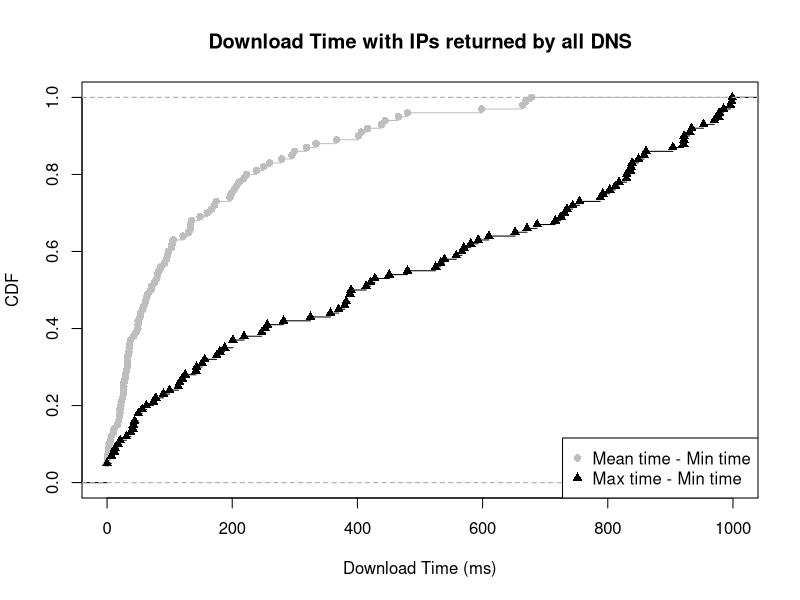

This chart was generated by the following R code:
mean_min <- c(6.611111, 86.138889, 171.662921, 32.388889, 71.659091, 130.750000, 5.666667, 49.083333, 198.316667, 29.500000, 83.078740, 57.138889, 121.416667, 18.500000, 416.545500, 279.090909, 259.845000, 3.444444, 61.291667, 0.363636, 0.000000, 46.250000, 26.272727, 102.632667, 92.166667, 97.951889, 480.014792, 20.583333, 10.166667, 25.142857, 3.000000, 79.458333, 37.333333, 218.610000, 133.638889, 0.000000, 222.660000, 465.497333, 202.906667, 22.000000, 30.777778, 167.249167, 299.166000, 33.486111, 26.944444, 42.283333, 135.055556, 26.333333, 401.608889, 35.812500, 318.594103, 677.926667, 22.652778, 249.999167, 26.833333, 295.387778, 406.196333, 0.000000, 0.000000, 366.798667, 53.500000, 663.859333, 210.906467, 174.388333, 148.633000, 11.325000, 69.953908, 28.925926, 2.833333, 62.723298, 34.916667, 96.833333, 0.835616, 32.750000, 35.440417, 49.650794, 59.092593, 0.000000, 238.698333, 668.861220, 105.705633, 160.036852, 49.625000, 206.777778, 333.940588, 19.550725, 76.138889, 52.722222, 95.333333, 104.083333, 32.500000, 196.277222, 16.333333, 65.250000, 133.222222, 80.303030, 20.800000, 598.139524, 444.329444, 438.539167)

max_min <- c(21.00, 687.00, 652.00, 50.00, 830.00, 388.00, 31.00, 152.00, 581.00, 100.00, 803.00, 539.00, 282.00, 42.00, 566.99, 533.00, 413.99, 7.00, 428.00, 7.00, 0.00, 175.00, 90.00, 829.99, 922.00, 187.99, 609.99, 180.00, 18.00, 116.00, 12.00, 570.00, 74.00, 479.99, 593.00, 0.00, 324.99, 743.99, 903.99, 78.00, 143.00, 715.99, 811.99, 725.00, 56.00, 421.00, 256.00, 142.00, 730.99, 388.00, 369.99, 969.99, 156.00, 860.99, 44.00, 670.99, 857.99, 0.00, 0.00, 791.99, 114.00, 848.99, 998.99, 836.99, 920.99, 120.00, 976.99, 201.00, 13.00, 997.99, 219.00, 755.00, 38.00, 63.00, 952.99, 390.00, 357.00, 0.00, 933.99, 995.99, 977.99, 984.99, 451.00, 735.00, 835.99, 380.00, 247.00, 525.00, 253.00, 558.00, 125.00, 930.99, 41.00, 201.00, 839.00, 382.00, 50.00, 921.99, 787.99, 817.99)

mean_min_val = ecdf(mean_min)
max_min_val = ecdf(max_min)

plot(mean_min_val, lty=1, col="grey", pch = 16, xlab="Download Time (ms)", ylab="CDF", main="Download Time with IPs returned by all DNS", xlim=c(0, 1000))
lines(max_min_val, pch = 17)

legend("bottomright",  pch = c(16, 17), legend=c("Mean time - Min time", "Max time - Min time"), col=c("grey", "black"))
